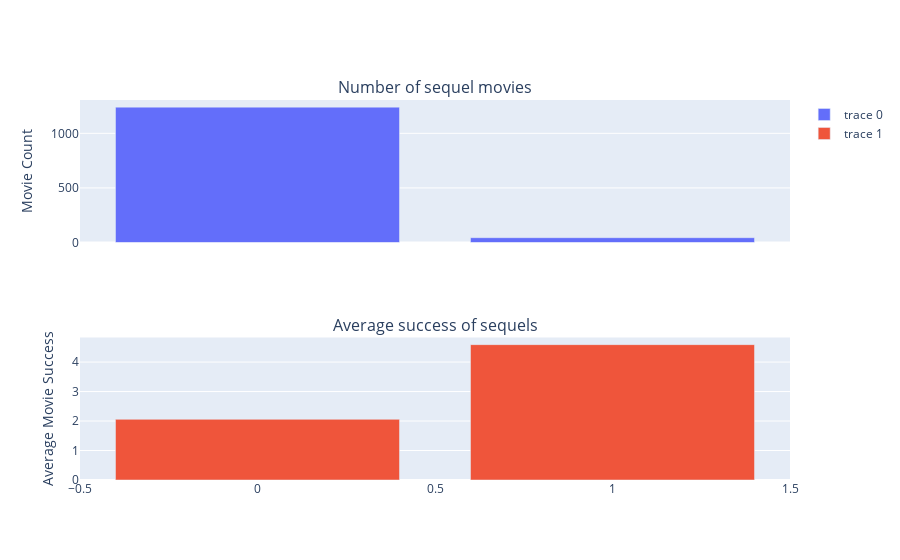

Here is the notebook cell this chart was saved with:
### Markdown cell above
From the above graph we can infer:
* From the popular genres , comedies and romance are quite successful
* Drama and thriller movies are suprisingly not so successful as thought

### Code cell
#Sequel
movie_details.loc[movie_details['sequel'].isna(),'sequel']=[0,0,0]
movie_details.loc[movie_details['sequel']==2,'sequel']=[1]

fig = make_subplots(rows=2,cols=1,shared_xaxes=True,subplot_titles = ('Number of sequel movies','Average success of sequels'))

a = movie_details['sequel'].value_counts()
fig.add_trace(go.Bar(x=a.index,y=a),row=1,col=1)
fig.update_yaxes(title_text = 'Movie Count',row=1,col=1)

a= pd.DataFrame(movie_details.groupby('sequel')['hitFlop'].mean())
fig.add_trace(go.Bar(x =a.index,y=a['hitFlop']),row=2,col=1)
fig.update_yaxes(title_text = 'Average Movie Success',row=2,col=1)

fig.show()

### Figure 1 — Plotly figure (JSON) as saved in the notebook; plotly's stock layout.template omitted (floating-point values rounded to 4 significant figures)
{"data": [{"type": "bar", "x": [0, 1], "xaxis": "x", "y": [1240, 44], "yaxis": "y"}, {"type": "bar", "x": [0, 1], "xaxis": "x2", "y": [2.057, 4.591], "yaxis": "y2"}], "layout": {"annotations": [{"font": {"size": 16}, "showarrow": false, "text": "Number of sequel movies", "x": 0.5, "xanchor": "center", "xref": "paper", "y": 1, "yanchor": "bottom", "yref": "paper"}, {"font": {"size": 16}, "showarrow": false, "text": "Average success of sequels", "x": 0.5, "xanchor": "center", "xref": "paper", "y": 0.375, "yanchor": "bottom", "yref": "paper"}], "xaxis": {"anchor": "y", "domain": [0, 1], "matches": "x2", "showticklabels": false}, "xaxis2": {"anchor": "y2", "domain": [0, 1]}, "yaxis": {"anchor": "x", "domain": [0.625, 1], "title": {"text": "Movie Count"}}, "yaxis2": {"anchor": "x2", "domain": [0, 0.375], "title": {"text": "Average Movie Success"}}}}
